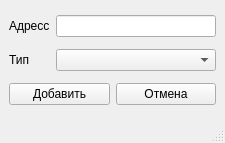
<?xml version="1.0" encoding="UTF-8"?>
<ui version="4.0">
 <class>AddValue</class>
 <widget class="QMainWindow" name="AddValue">
  <property name="geometry">
   <rect>
    <x>0</x>
    <y>0</y>
    <width>225</width>
    <height>143</height>
   </rect>
  </property>
  <property name="minimumSize">
   <size>
    <width>225</width>
    <height>143</height>
   </size>
  </property>
  <property name="maximumSize">
   <size>
    <width>16777215</width>
    <height>143</height>
   </size>
  </property>
  <property name="windowTitle">
   <string>Добавит значение</string>
  </property>
  <widget class="QWidget" name="centralwidget">
   <layout class="QGridLayout" name="gridLayout">
    <item row="0" column="0">
     <widget class="QLabel" name="label">
      <property name="text">
       <string>Адресс</string>
      </property>
     </widget>
    </item>
    <item row="0" column="1">
     <widget class="QLineEdit" name="lineEdit"/>
    </item>
    <item row="1" column="0">
     <widget class="QLabel" name="label_2">
      <property name="text">
       <string>Тип</string>
      </property>
     </widget>
    </item>
    <item row="1" column="1">
     <widget class="QComboBox" name="comboBox"/>
    </item>
    <item row="2" column="0" colspan="2">
     <layout class="QHBoxLayout" name="horizontalLayout">
      <item>
       <widget class="QPushButton" name="pushButtonAdd">
        <property name="text">
         <string>Добавить</string>
        </property>
       </widget>
      </item>
      <item>
       <widget class="QPushButton" name="pushButtonClose">
        <property name="text">
         <string>Отмена</string>
        </property>
       </widget>
      </item>
     </layout>
    </item>
   </layout>
  </widget>
  <widget class="QMenuBar" name="menubar">
   <property name="geometry">
    <rect>
     <x>0</x>
     <y>0</y>
     <width>225</width>
     <height>20</height>
    </rect>
   </property>
  </widget>
  <widget class="QStatusBar" name="statusbar"/>
 </widget>
 <resources/>
 <connections>
  <connection>
   <sender>lineEdit</sender>
   <signal>returnPressed()</signal>
   <receiver>pushButtonAdd</receiver>
   <slot>click()</slot>
   <hints>
    <hint type="sourcelabel">
     <x>99</x>
     <y>38</y>
    </hint>
    <hint type="destinationlabel">
     <x>44</x>
     <y>102</y>
    </hint>
   </hints>
  </connection>
 </connections>
</ui>
